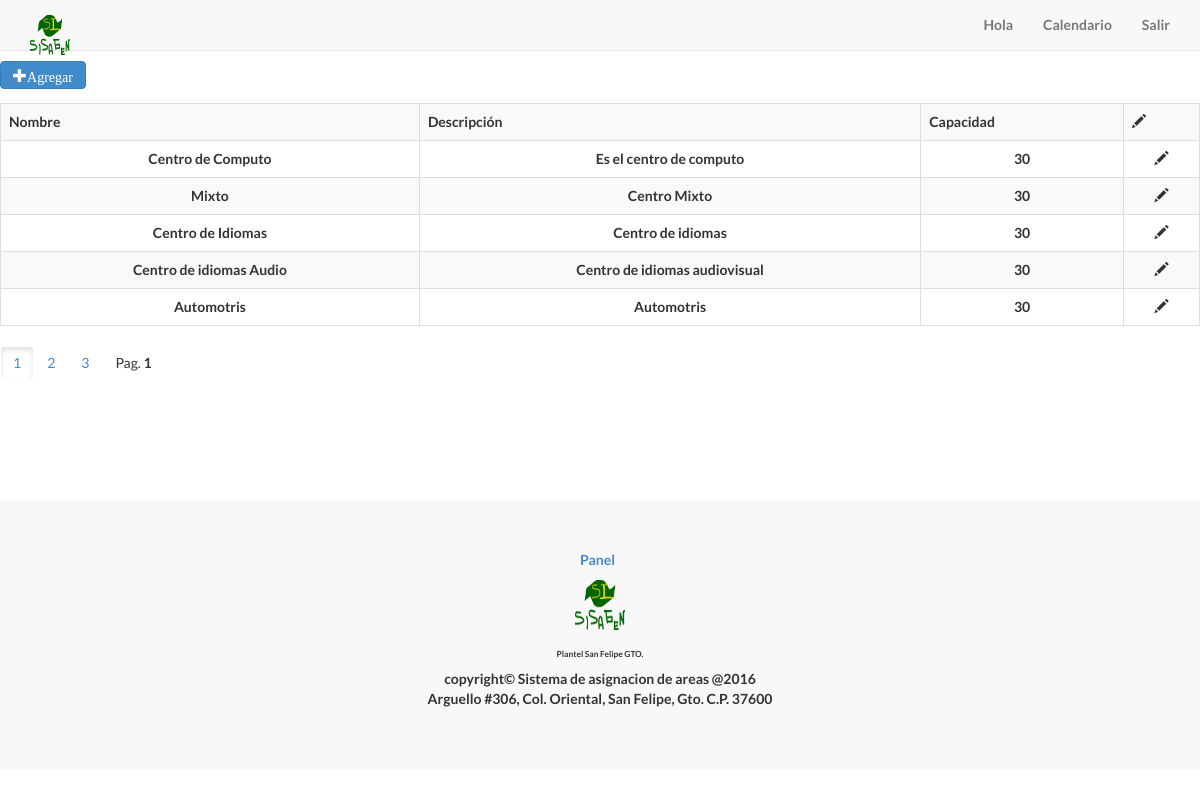
The app's page /lisEspFis.php with its own data.
### tables this page shows
CREATE TABLE `tbl_espacios_fisicos` (
  `idRow` int(11) NOT NULL AUTO_INCREMENT,
  `nombre` varchar(45) DEFAULT NULL,
  `descripcion` varchar(120) DEFAULT NULL,
  `capacidad` int(11) DEFAULT NULL,
  `areas_id` int(11) DEFAULT NULL,
  `eliminado` bit(1) DEFAULT b'0',
  PRIMARY KEY (`idRow`),
  KEY `areas_id_idx` (`areas_id`),
  CONSTRAINT `areas_id` FOREIGN KEY (`areas_id`) REFERENCES `tbl_areas` (`idRow`) ON DELETE NO ACTION ON UPDATE NO ACTION
);

### lisEspFis.php (the view, shortened to what this page needs)
<?php
require "phplib/listados_PDO/PDO_Pagination.php";
$root = 'root';
$password = '';
$host = 'localhost';
$dbname = 'dbsr';
$connection = new PDO("mysql:host=$host;dbname=$dbname;", $root, $password);
$pagination = new PDO_Pagination($connection);
if(isset($_REQUEST["search"]) && $_REQUEST["search"] != "")
{
	$search = htmlspecialchars($_REQUEST["search"]);
	$pagination->param = "&search=$search";
	$pagination->rowCount("SELECT idRow,
                                nombre,
                                descripcion,
                                capacidad,
                                areas_id,
                                eliminado
								FROM tbl_espacios_fisicos
						    WHERE nombre LIKE '%$search%'
								      AND eliminado = 0");
	$pagination->config(3, 5);
	$sql = "SELECT idRow,
                                nombre,
                                descripcion,
                                capacidad,
                                areas_id,
                                eliminado
								FROM tbl_espacios_fisicos
						    WHERE nombre LIKE '%$search%' AND eliminado = 0
		    ORDER BY idRow ASC
		    LIMIT $pagination->start_row, $pagination->max_rows";
	$query = $connection->prepare($sql);
	$query->execute();
	$model = array();
	while($rows = $query->fetch())
	{
		$model[] = $rows;
	}
}
else
{
	$pagination->rowCount("SELECT idRow,
                                nombre,
                                descripcion,
                                capacidad,
                                areas_id,
                                eliminado
								FROM tbl_espacios_fisicos
                WHERE eliminado = 0                ");
	$pagination->config(3, 5);
	$sql = "SELECT idRow,
                                nombre,
                                descripcion,
                                capacidad,
                                areas_id,
                                eliminado
								FROM tbl_espacios_fisicos
								WHERE eliminado = 0
						   ORDER BY idRow ASC LIMIT $pagination->start_row, $pagination->max_rows";
	$query = $connection->prepare($sql);
	$query->execute();
	$model = array();
	while($rows = $query->fetch())
	{
		$model[] = $rows;
	}
}
?>
<!DOCTYPE html>
<html lang="es">
<head>
    <?php include 'inc/header.php'; ?>
</head>
<body>
<?php include 'inc/navigation.php'; ?>
    <br>
    <br>
    <br>
<div class="form-group">
<button id='btnAgregar' class="btn btn-primary glyphicon glyphicon-plus">Agregar</button>
</div>
<div class="form-group">
  <div class="table-responsive">
<table class="table table-bordered table-striped">
    <tr>
        <th align="center">Nombre</th>
				<th align="center">Descripción</th>
				<th align="center">Capacidad</th>
        <th align="center"><span class='glyphicon glyphicon-pencil'></span></th>
    </tr>
    <?php
    foreach($model as $row)
    {
        echo "<tr>";
        echo "<td align='center'>".$row['nombre']."</td>";
        echo "<td align='center'>".$row['descripcion']."</td>";
        echo "<td align='center'>".$row['capacidad']."</td>";
        echo "<td align='center' data-value='".$row['idRow']."' class='editar' onclick='editar(".$row['idRow'].")'><span class='glyphicon glyphicon-pencil'></span> </td>";
        echo "</tr>";
    }
    ?>
</table>
    </div>
    </div>
<div>
</div>
<?php include 'inc/footer.php'; ?>
</body>
</html>

### css/landing-page.css (style rules this page uses)
body, html { width: 100%; height: 100%; }
body, h1, h2, h3, h4, h5, h6 { font-family: "Lato","Helvetica Neue",Helvetica,Arial,sans-serif; font-weight: 700; }

### records on screen
tbl_espacios_fisicos: nombre "Centro de Computo", descripcion "Es el centro de computo", capacidad "30", $row['idRow'] 1 (drawn)
tbl_espacios_fisicos: nombre "Mixto", descripcion "Centro Mixto", capacidad "30", $row['idRow'] 2 (drawn)
tbl_espacios_fisicos: nombre "Centro de Idiomas", descripcion "Centro de idiomas", capacidad "30", $row['idRow'] 3 (drawn)
tbl_espacios_fisicos: nombre "Centro de idiomas Audio", descripcion "Centro de idiomas audiovisual", capacidad "30", $row['idRow'] 4 (drawn)
tbl_espacios_fisicos: nombre "Automotris", descripcion "Automotris", capacidad "30", $row['idRow'] 5 (drawn)

### other values on screen
$p "1"
$p "2"
$p "3"
$this->btn_page "Pag."
$numbers "1"
